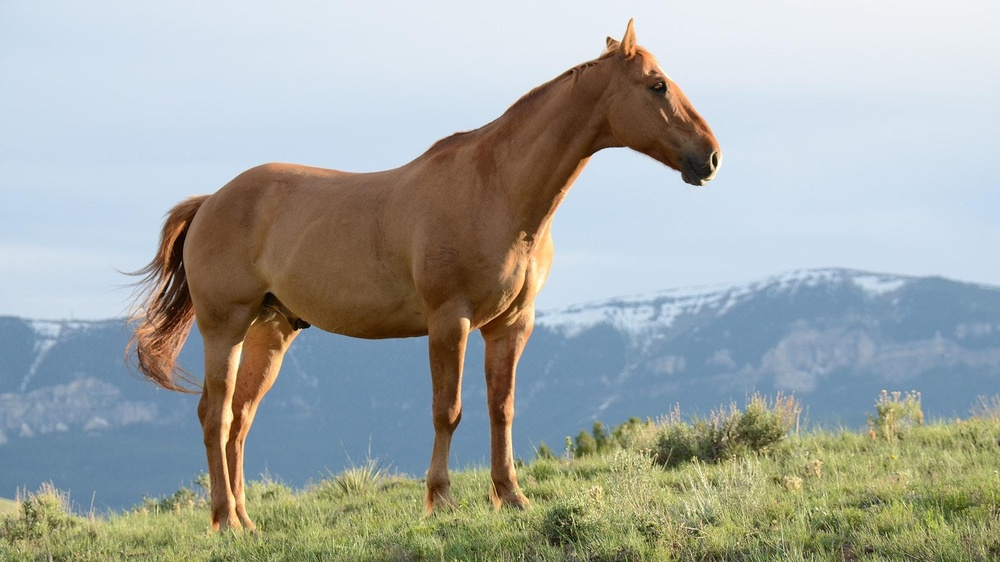
#> input picture 边缘检测/锐化/horse.jpg, 1000 x 562 px, shrunk from 1920 x 1080 before the run, found by its file name
$ python Sobel.py   (older library calls are emulated)
#> lines starting #> are read from the running program, lines starting #| are printed output that depends on the picture
import numpy as  np
import cv2
import matplotlib.pyplot as plt
input_path="Sobel/horse.jpg"
img=cv2.imread(input_path,0)
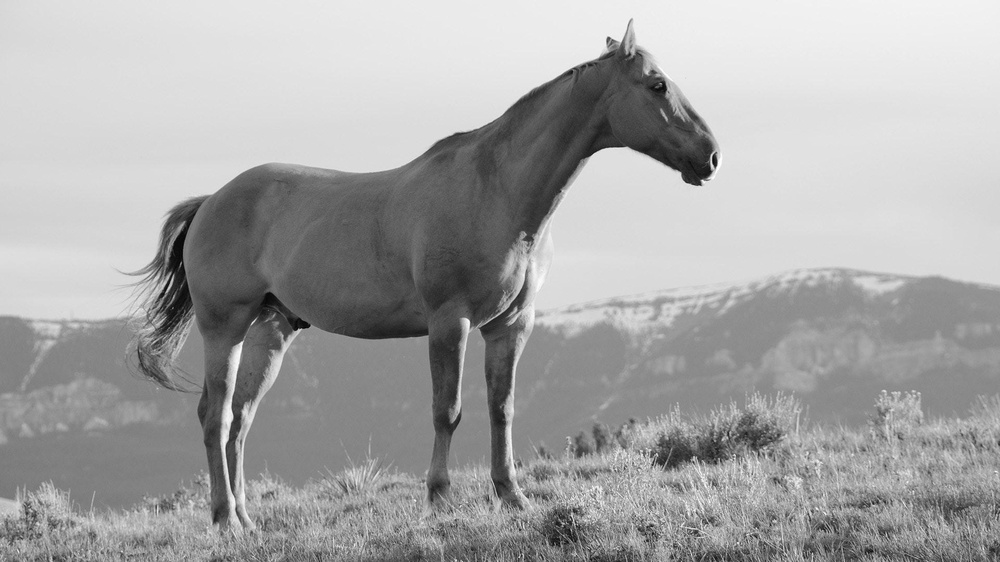
#> img: shape (562, 1000); min 0, max 255, mean 165.8
cv2.imshow('gray',img)
cv2.waitKey(0)
cv2.destroyAllWindows()
#使用Sobel算子
#图像的深度指的是每个像素存储颜色信息所使用的位数。它通常表示图像的色彩精细程度和动态范围。图像深度越高，能够表示的颜色或灰度级别就越多
"""
src：输入图像，通常是灰度图像。
ddepth：输出图像的深度。常用值有：
cv2.CV_64F：64位浮点型，适用于需要高精度的计算。
cv2.CV_32F：32位浮点型。
cv2.CV_16S：16位有符号整型。
cv2.CV_8U：8位无符号整型。
dx：x方向的导数阶数。dx=1 表示计算x方向的一阶导数。
dy：y方向的导数阶数。dy=1 表示计算y方向的一阶导数。
ksize：Sobel核的大小，必须为1、3、5、7。默认为3。核越大，检测到的边缘越平滑，但计算量越大。
scale：可选的缩放因子，乘以导数值。用于控制梯度强度。
delta：可选的增量值，会加到结果上。通常用于调整亮度。
borderType：边界模式，定义图像边界的像素外推方法。常用值：
cv2.BORDER_DEFAULT：默认边界模式。
其他边界模式如 cv2.BORDER_CONSTANT、cv2.BORDER_REPLICATE 等
"""
x=cv2.Sobel(img,cv2.CV_16S,1,0,ksize=3)
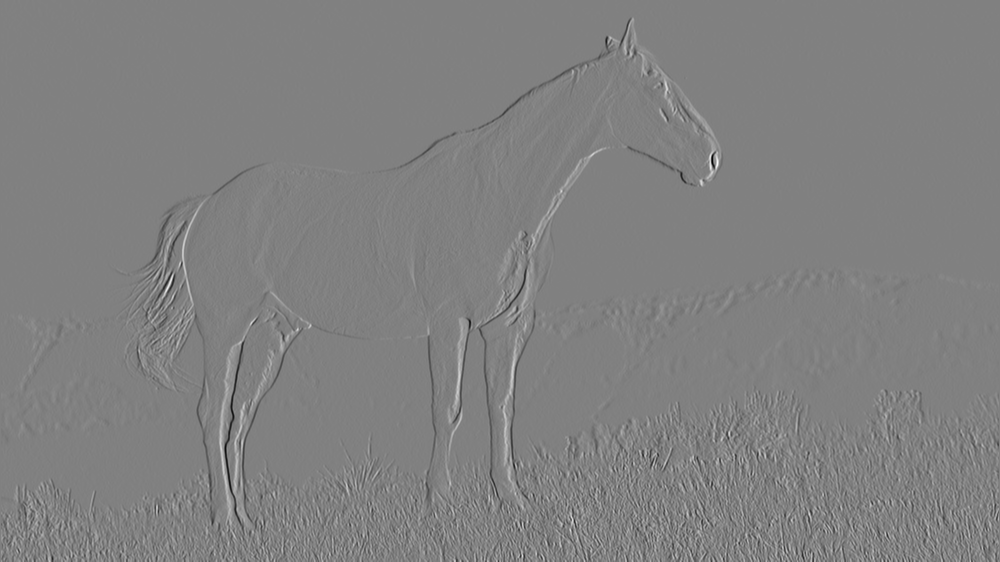
#> x: shape (562, 1000) int16; min -837, max 820, mean 0; drawn with min black and max white
#cv2.Sobel() 是 OpenCV 中用于图像梯度计算的函数，基于 Sobel 算子。它主要用于边缘检测，计算图像在x和y方向的梯度
y=cv2.Sobel(img,cv2.CV_16S,0,1,ksize=3)
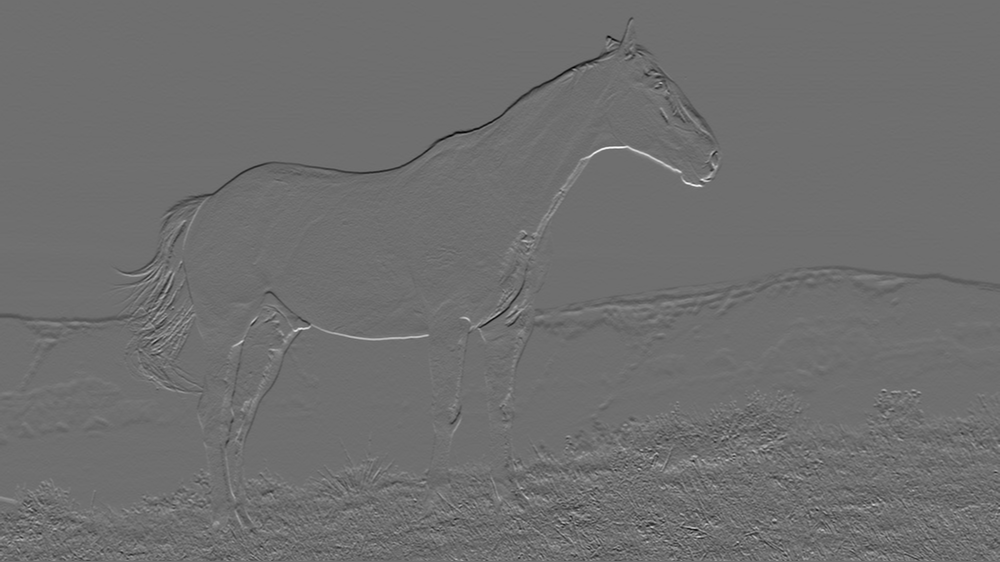
#> y: shape (562, 1000) int16; min -618, max 797, mean -1.7; drawn with min black and max white
#该段代码将两个图像或矩阵x和y进行绝对值转换并缩放至合适范围（0-255），
# 然后按权重0.5相互叠加合并成新图像res

#cv2.convertScaleAbs() 用于将图像的像素值转换为绝对值并缩放到8位无符号整型（0-255）。
# 这在处理梯度图像时尤其有用，因为梯度计算可能会产生负值，而图像显示必须是正值
absx=cv2.convertScaleAbs(x)
absy=cv2.convertScaleAbs(y)
#cv2.addWeighted() 用于将两幅图像进行加权和。它经常用于图像融合和多通道图像的合成
#将两幅梯度图像加权和，是为了综合水平和垂直方向的梯度信息，得到完整的边缘图像
res=cv2.addWeighted(absx,0.5,absy,0.5,0)
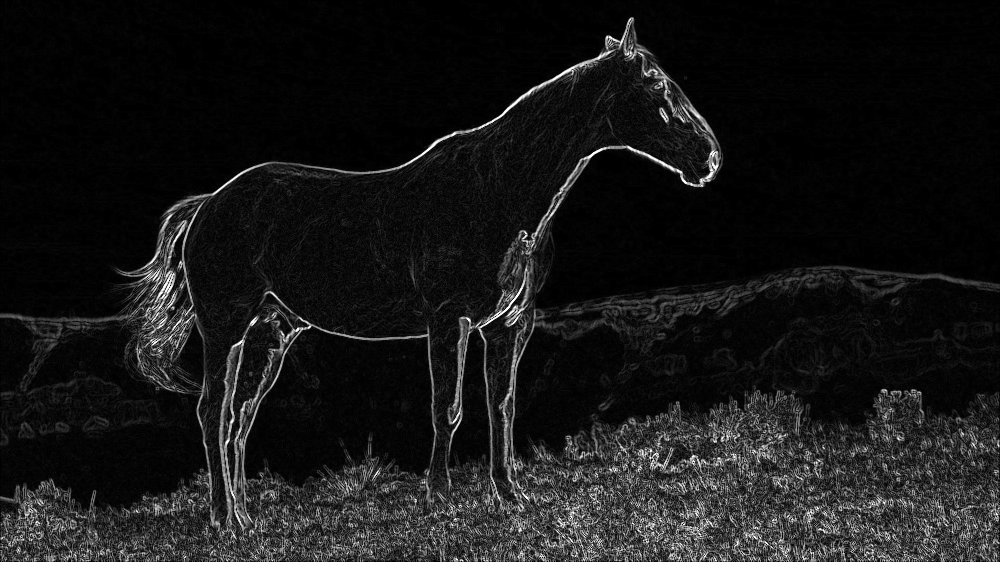
#> res: shape (562, 1000); min 0, max 255, mean 23.4
# 使用 matplotlib 显示图像
plt.imshow(res, cmap=plt.cm.gray)
plt.title("Sobel Edge Detection")
plt.axis('off')  # 关闭坐标轴
plt.show()

#使用Schaar
x=cv2.Sobel(img,cv2.CV_16S,1,0,ksize=-1)
y=cv2.Sobel(img,cv2.CV_16S,0,1,ksize=-1)
absx=cv2.convertScaleAbs(x)
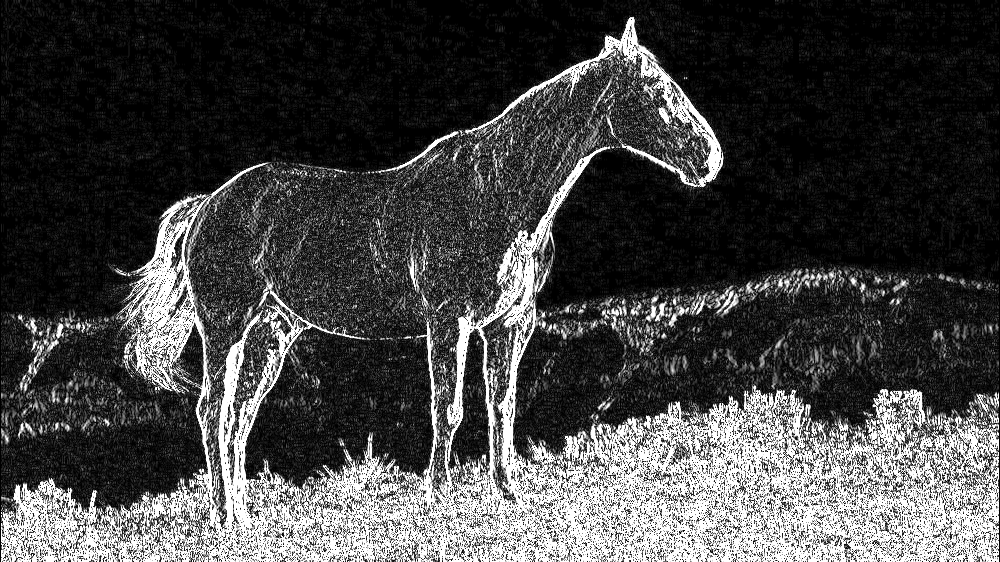
#> absx: shape (562, 1000); min 0, max 255, mean 68.2
absy=cv2.convertScaleAbs(y)
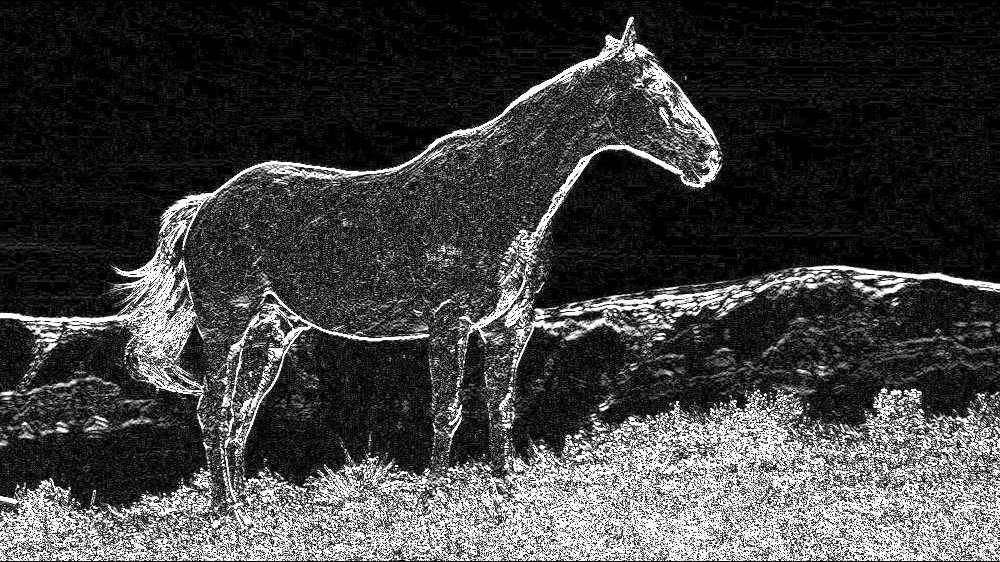
#> absy: shape (562, 1000); min 0, max 255, mean 64.2
res=cv2.addWeighted(absx,0.5,absy,0.5,0)
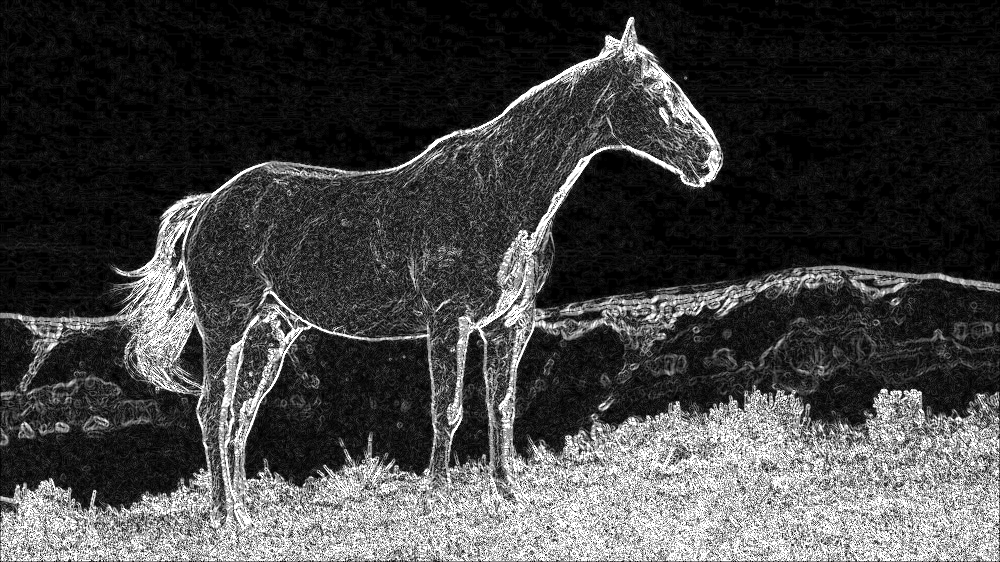
#> res: shape (562, 1000); min 0, max 255, mean 66.2
cv2.imshow('Schaar',res)
cv2.waitKey(0)
cv2.destroyAllWindows()
